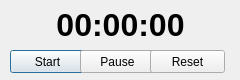
<?xml version="1.0" encoding="UTF-8"?>
<ui version="4.0">
 <class>Cronometro</class>
 <widget class="QDialog" name="Cronometro">
  <property name="geometry">
   <rect>
    <x>0</x>
    <y>0</y>
    <width>240</width>
    <height>80</height>
   </rect>
  </property>
  <property name="sizePolicy">
   <sizepolicy hsizetype="Fixed" vsizetype="Fixed">
    <horstretch>0</horstretch>
    <verstretch>0</verstretch>
   </sizepolicy>
  </property>
  <property name="minimumSize">
   <size>
    <width>240</width>
    <height>80</height>
   </size>
  </property>
  <property name="maximumSize">
   <size>
    <width>240</width>
    <height>80</height>
   </size>
  </property>
  <property name="windowTitle">
   <string>Cronometro</string>
  </property>
  <property name="sizeGripEnabled">
   <bool>false</bool>
  </property>
  <widget class="QLabel" name="label">
   <property name="geometry">
    <rect>
     <x>10</x>
     <y>9</y>
     <width>221</width>
     <height>31</height>
    </rect>
   </property>
   <property name="maximumSize">
    <size>
     <width>240</width>
     <height>50</height>
    </size>
   </property>
   <property name="font">
    <font>
     <family>Arial</family>
     <pointsize>24</pointsize>
     <weight>75</weight>
     <bold>true</bold>
    </font>
   </property>
   <property name="text">
    <string>00:00:00</string>
   </property>
   <property name="alignment">
    <set>Qt::AlignCenter</set>
   </property>
  </widget>
  <widget class="QPushButton" name="Start">
   <property name="geometry">
    <rect>
     <x>10</x>
     <y>50</y>
     <width>75</width>
     <height>23</height>
    </rect>
   </property>
   <property name="minimumSize">
    <size>
     <width>75</width>
     <height>0</height>
    </size>
   </property>
   <property name="text">
    <string>Start</string>
   </property>
  </widget>
  <widget class="QPushButton" name="Pause">
   <property name="geometry">
    <rect>
     <x>80</x>
     <y>50</y>
     <width>75</width>
     <height>23</height>
    </rect>
   </property>
   <property name="minimumSize">
    <size>
     <width>75</width>
     <height>0</height>
    </size>
   </property>
   <property name="text">
    <string>Pause</string>
   </property>
  </widget>
  <widget class="QPushButton" name="Re_set">
   <property name="geometry">
    <rect>
     <x>150</x>
     <y>50</y>
     <width>75</width>
     <height>23</height>
    </rect>
   </property>
   <property name="minimumSize">
    <size>
     <width>75</width>
     <height>0</height>
    </size>
   </property>
   <property name="text">
    <string>Reset</string>
   </property>
  </widget>
 </widget>
 <resources/>
 <connections/>
</ui>
